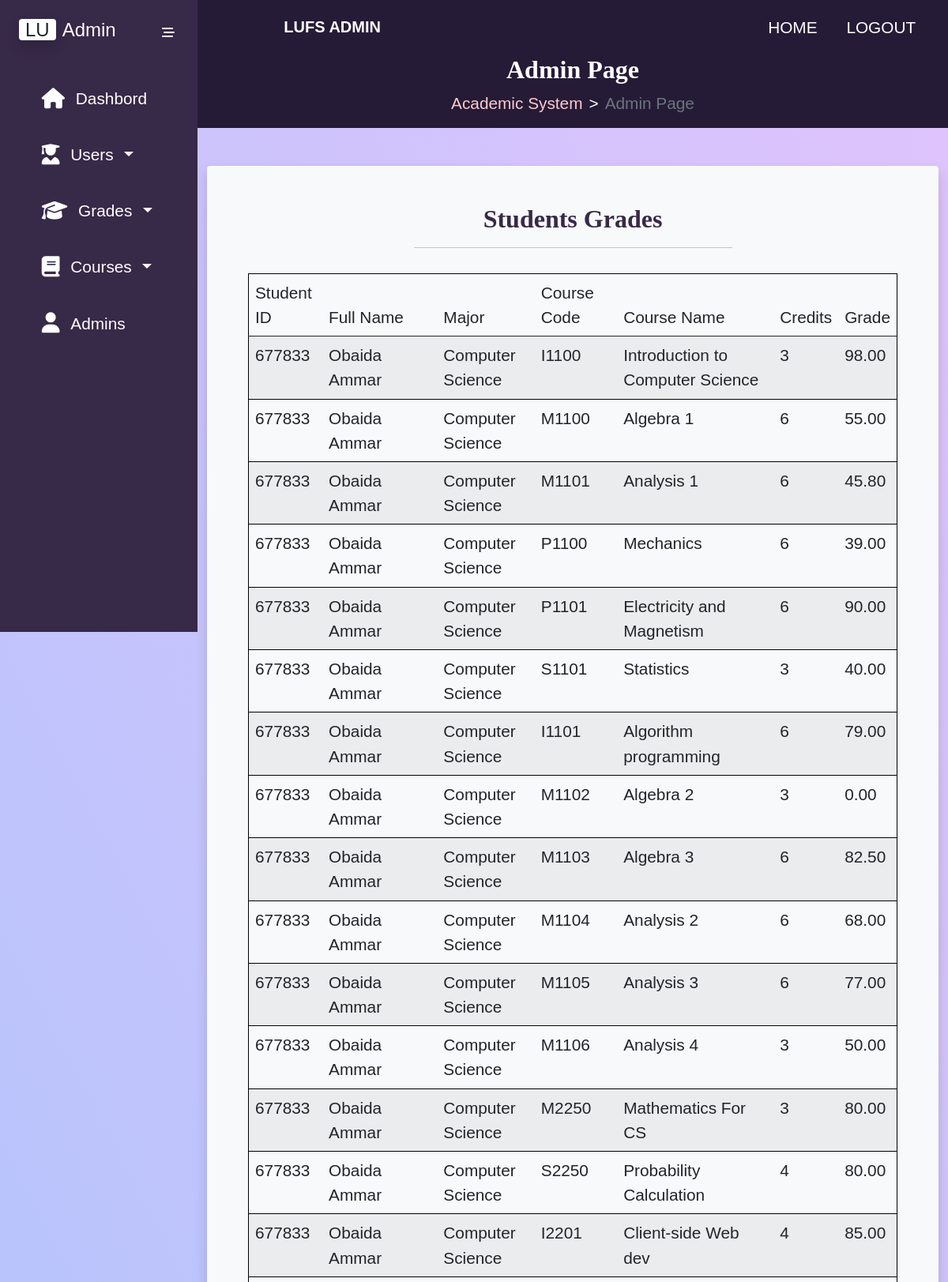
The page /admin-page-display-grades.php (signed in, upper part) on the database its author committed.
### tables this page shows
CREATE TABLE `grades` (
  `StudentId` varchar(10) NOT NULL,
  `CourseId` int(11) NOT NULL,
  `Major` int(11) NOT NULL,
  `SessionOne` decimal(4,0) DEFAULT NULL,
  `SessionTwo` decimal(4,0) DEFAULT NULL,
  `Grade` decimal(4,2) DEFAULT NULL,
  `EnrollmentDate` varchar(20) NOT NULL
);

CREATE TABLE `students` (
  `Id` int(11) NOT NULL,
  `StudentId` varchar(10) NOT NULL,
  `Fname` varchar(20) NOT NULL,
  `Lname` varchar(20) NOT NULL,
  `Email` varchar(30) NOT NULL,
  `Password` char(60) NOT NULL,
  `Image` longblob DEFAULT NULL,
  `Major` int(11) NOT NULL,
  `Year` int(11) NOT NULL,
  `EnrollmentDate` varchar(20) NOT NULL
);

CREATE TABLE `majors` (
  `Id` int(11) NOT NULL,
  `Major` varchar(30) NOT NULL
);

CREATE TABLE `courses` (
  `CourseId` int(11) NOT NULL,
  `CourseCode` varchar(10) NOT NULL,
  `CourseName` varchar(60) NOT NULL,
  `Credits` int(11) NOT NULL,
  `Prerequisite` varchar(20) NOT NULL,
  `Major` int(11) NOT NULL,
  `Year` int(11) NOT NULL,
  `Semester` int(11) NOT NULL,
  `Optional` tinyint(1) NOT NULL
);

### classes/dal.php (called while the page is built, shortened)
<?php
    class DAL{
        private $servername = "localhost";
        private $username = "root";
        private $password = "";
        private $dbname = "FacultyOfScience";
        public function getConnection(){
            return new mysqli($this->servername, $this->username, $this->password, $this->dbname);
        }
        public function getData($sql) {
            $conn = $this->getConnection();
            $result = $conn->query($sql);
            if ( $result ) {
                $array = $result->fetch_all( MYSQLI_ASSOC );
                return $array;
            } else {
                echo mysqli_error( $conn );
            }
        }
    }
?>

### classes/grades_dal.php (called while the page is built, shortened)
<?php
    class Grades_DAL extends DAL{
      public function getAllStudentsGrades()
      {
          $sql = "SELECT C.CourseCode,
                         C.CourseName,
                         C.Credits,
                         G.StudentId,
                         S.Fname,
                         S.Lname,
                         M.Major,
                         G.Grade
                         FROM Courses As C, Grades AS G, Students AS S, Majors AS M
                         WHERE G.CourseId = C.CourseId
                         AND S.StudentId = G.StudentId
                         AND M.Id = S.Major
                         AND G.Grade IS NOT NULL
                  ";
          $grades = $this -> getData($sql);
          return $grades;
      }
    }
?>

### admin-page-display-grades.php (the view, shortened to what this page needs)
<!DOCTYPE html>
<html lang="en">
  <head>
    <?php
      require("templates/admin-header.php");
    ?>
  </head>
  <body>
    <?php
      require("classes/dal.php");
      require("classes/grades_dal.php");
      $grades_dal = new Grades_DAL();
      $grades = $grades_dal -> getAllStudentsGrades();
    ?>
    <div class="main-container d-flex">
        <?php
        require("templates/admin-sidebar.php");
        ?>
        <div class="content openSide">
            <?php
            require("templates/admin-navbar.php");
            ?>
            <?php
             require("templates/admin-breadcrumb.php");
            ?>
            <div class="container-fluid">
              <section id="students-grades-section">
                <div class="container mt-5 bg-light rounded shadow p-5 mb-5 mx-sm-3 mx-lg-auto">
                  <div class="row d-flex justify-content-center">
                    <div class="col-sm-12 col-md-10 col-lg-6">
                        <h2 class="page-title">Students Grades</h2>
                        <hr>
                    </div>
                  </div>
                  <div class="row">
                    <div class="col-12 overflow-auto p-3">
                        <table class="table table-striped" id="students_grades_table">
                            <thead>
                                <tr>
                                    <td>Student ID</td>
                                    <td>Full Name</td>
                                    <td>Major</td>
                                    <td>Course Code</td>
                                    <td>Course Name</td>
                                    <td>Credits</td>
                                    <td>Grade</td>
                                </tr>
                            </thead>
                            <tbody>
                              <?php
                              foreach($grades as $v){
                                ?>
                                <tr>
                                  <td class="p-2"><?php echo $v['StudentId']; ?></td>
                                  <td class="p-2"><?php echo $v['Fname'].' '.$v['Lname']; ?></td>
                                  <td class="p-2"><?php echo $v['Major']; ?></td>
                                  <td class="p-2"><?php echo $v['CourseCode']; ?></td>
                                  <td class="p-2"><?php echo $v['CourseName']; ?></td>
                                  <td class="p-2"><?php echo $v['Credits']; ?></td>
                                  <td class="p-2"><?php echo $v['Grade']; ?></td>
                                </tr>
                              <?php
                              }
                              ?>
                            </tbody>
                        </table>
                    </div>
                </div>
                </div>
              </section>
            </div>
        </div>
     </div>
  </body>
</html>

### css/datatable.css (style rules this page uses)
:root { --dt-row-selected: 13, 110, 253; --dt-row-selected-text: 255, 255, 255; --dt-row-selected-link: 9, 10, 11 }

### css/admin-page-style.css (style rules this page uses)
:root { --darker-color: rgb(37,27,55); --dark-color: rgb(55,41,72); --light-color: rgb(255,202,202); --lighter-color: rgb(255,236,239); --yellow-color: rgb(255, 217, 61); --green-color: rgb(224, 255, 19); --departments-cards: #ECF2FF; --font-family: 'Poppins',sans-serif; --font-size: 1.3rem; --bg-gradient: linear-gradient(62deg, #8EC5FC 0%, #E0C3FC 100%); --font-family: 'Poppins',sans-serif; --font-size: 1.3rem; }
body { min-height: 100vh; background: var(--bg-gradient); font-family: var(--font-family); font-size: var(--font-size); }
.page-title { font-family: 'Courgette' !important; font-weight: 600; color: var(--dark-color); text-align: center; }
table { border: 1px solid black !important; }
.content { min-height: 100vh; width: 100%; transition: all 0.7s; }
@media (min-width: 767px) { .content.openSide { margin-left: 250px; width: calc(100% - 250px); } }

### rows shown on the page
grades: StudentId "677833", students.Fname "Obaida", students.Lname "Ammar", Major.Major "Computer Science", CourseId.CourseCode "I1100", CourseId.CourseName "Introduction to Computer Science", CourseId.Credits "3", Grade "98.00"
grades: StudentId "677833", students.Fname "Obaida", students.Lname "Ammar", Major.Major "Computer Science", CourseId.CourseCode "M1100", CourseId.CourseName "Algebra 1", CourseId.Credits "6", Grade "55.00"
grades: StudentId "677833", students.Fname "Obaida", students.Lname "Ammar", Major.Major "Computer Science", CourseId.CourseCode "M1101", CourseId.CourseName "Analysis 1", CourseId.Credits "6", Grade "45.80"
grades: StudentId "677833", students.Fname "Obaida", students.Lname "Ammar", Major.Major "Computer Science", CourseId.CourseCode "P1100", CourseId.CourseName "Mechanics", CourseId.Credits "6", Grade "39.00"
grades: StudentId "677833", students.Fname "Obaida", students.Lname "Ammar", Major.Major "Computer Science", CourseId.CourseCode "P1101", CourseId.CourseName "Electricity and Magnetism", CourseId.Credits "6", Grade "90.00"
grades: StudentId "677833", students.Fname "Obaida", students.Lname "Ammar", Major.Major "Computer Science", CourseId.CourseCode "S1101", CourseId.CourseName "Statistics", CourseId.Credits "3", Grade "40.00"
grades: StudentId "677833", students.Fname "Obaida", students.Lname "Ammar", Major.Major "Computer Science", CourseId.CourseCode "I1101", CourseId.CourseName "Algorithm programming", CourseId.Credits "6", Grade "79.00"
grades: StudentId "677833", students.Fname "Obaida", students.Lname "Ammar", Major.Major "Computer Science", CourseId.CourseCode "M1102", CourseId.CourseName "Algebra 2", CourseId.Credits "3", Grade "0.00"
grades: StudentId "677833", students.Fname "Obaida", students.Lname "Ammar", Major.Major "Computer Science", CourseId.CourseCode "M1103", CourseId.CourseName "Algebra 3", CourseId.Credits "6", Grade "82.50"
grades: StudentId "677833", students.Fname "Obaida", students.Lname "Ammar", Major.Major "Computer Science", CourseId.CourseCode "M1104", CourseId.CourseName "Analysis 2", CourseId.Credits "6", Grade "68.00"
grades: StudentId "677833", students.Fname "Obaida", students.Lname "Ammar", Major.Major "Computer Science", CourseId.CourseCode "M1105", CourseId.CourseName "Analysis 3", CourseId.Credits "6", Grade "77.00"
grades: StudentId "677833", students.Fname "Obaida", students.Lname "Ammar", Major.Major "Computer Science", CourseId.CourseCode "M1106", CourseId.CourseName "Analysis 4", CourseId.Credits "3", Grade "50.00"
grades: StudentId "677833", students.Fname "Obaida", students.Lname "Ammar", Major.Major "Computer Science", CourseId.CourseCode "M2250", CourseId.CourseName "Mathematics For CS", CourseId.Credits "3", Grade "80.00"
grades: StudentId "677833", students.Fname "Obaida", students.Lname "Ammar", Major.Major "Computer Science", CourseId.CourseCode "S2250", CourseId.CourseName "Probability Calculation", CourseId.Credits "4", Grade "80.00"
grades: StudentId "677833", students.Fname "Obaida", students.Lname "Ammar", Major.Major "Computer Science", CourseId.CourseCode "I2201", CourseId.CourseName "Client-side Web dev", CourseId.Credits "4", Grade "85.00"
